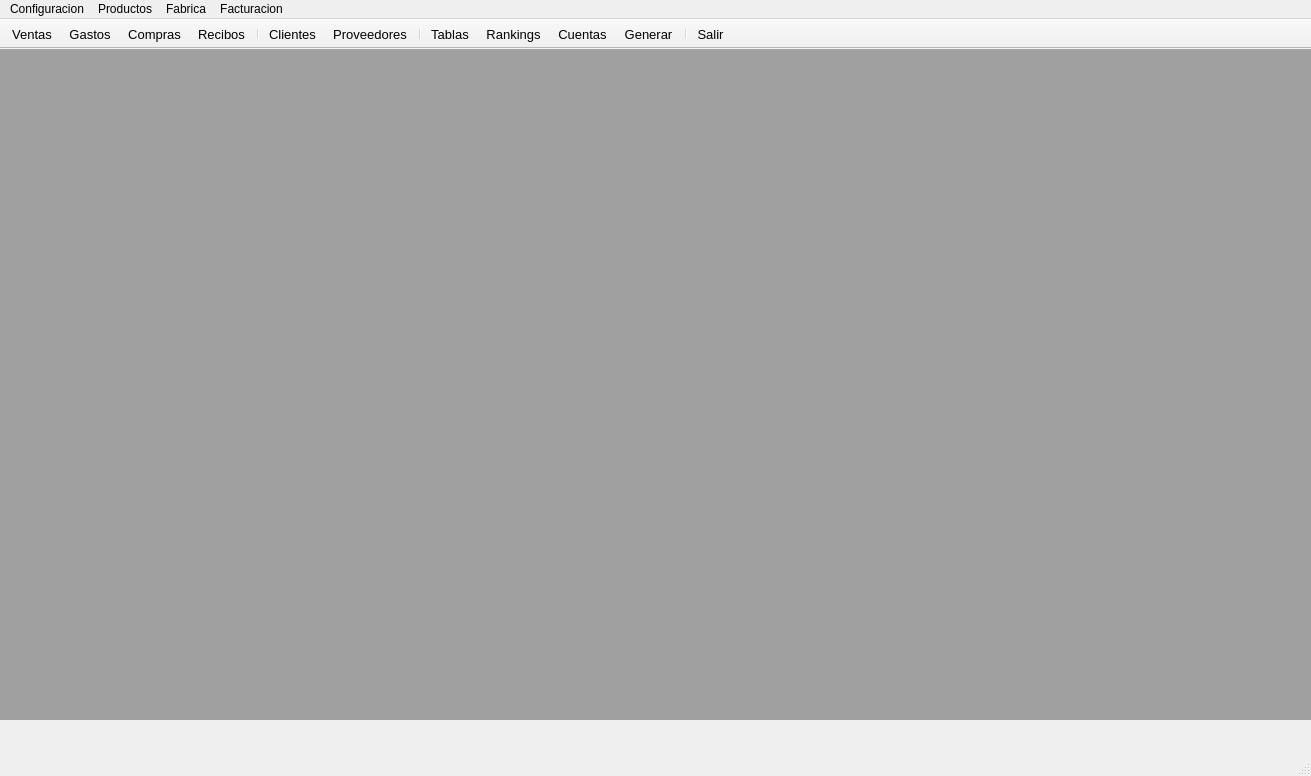
<?xml version="1.0" encoding="UTF-8"?>
<ui version="4.0">
 <class>VentanaPrincipal</class>
 <widget class="QMainWindow" name="VentanaPrincipal">
  <property name="geometry">
   <rect>
    <x>0</x>
    <y>0</y>
    <width>1311</width>
    <height>776</height>
   </rect>
  </property>
  <property name="minimumSize">
   <size>
    <width>1311</width>
    <height>776</height>
   </size>
  </property>
  <property name="maximumSize">
   <size>
    <width>1311</width>
    <height>776</height>
   </size>
  </property>
  <property name="font">
   <font>
    <family>Arial</family>
    <pointsize>9</pointsize>
    <weight>50</weight>
    <bold>false</bold>
   </font>
  </property>
  <property name="windowTitle">
   <string>La Primera S.A.</string>
  </property>
  <property name="windowIcon">
   <iconset>
    <normaloff>Iconos/Icon.ico</normaloff>Iconos/Icon.ico</iconset>
  </property>
  <property name="styleSheet">
   <string notr="true"/>
  </property>
  <widget class="QWidget" name="centralwidget">
   <widget class="QMdiArea" name="MDI">
    <property name="geometry">
     <rect>
      <x>0</x>
      <y>0</y>
      <width>1320</width>
      <height>671</height>
     </rect>
    </property>
    <property name="minimumSize">
     <size>
      <width>1320</width>
      <height>671</height>
     </size>
    </property>
    <property name="maximumSize">
     <size>
      <width>1320</width>
      <height>671</height>
     </size>
    </property>
    <property name="styleSheet">
     <string notr="true"/>
    </property>
    <property name="background">
     <brush brushstyle="SolidPattern">
      <color alpha="255">
       <red>160</red>
       <green>160</green>
       <blue>160</blue>
      </color>
     </brush>
    </property>
   </widget>
  </widget>
  <widget class="QToolBar" name="toolBar">
   <property name="enabled">
    <bool>true</bool>
   </property>
   <property name="font">
    <font>
     <pointsize>10</pointsize>
    </font>
   </property>
   <property name="contextMenuPolicy">
    <enum>Qt::NoContextMenu</enum>
   </property>
   <property name="windowTitle">
    <string>toolBar</string>
   </property>
   <property name="movable">
    <bool>false</bool>
   </property>
   <property name="allowedAreas">
    <set>Qt::AllToolBarAreas</set>
   </property>
   <property name="orientation">
    <enum>Qt::Horizontal</enum>
   </property>
   <property name="iconSize">
    <size>
     <width>32</width>
     <height>29</height>
    </size>
   </property>
   <property name="toolButtonStyle">
    <enum>Qt::ToolButtonTextUnderIcon</enum>
   </property>
   <property name="floatable">
    <bool>true</bool>
   </property>
   <attribute name="toolBarArea">
    <enum>TopToolBarArea</enum>
   </attribute>
   <attribute name="toolBarBreak">
    <bool>false</bool>
   </attribute>
   <addaction name="Venta"/>
   <addaction name="Gastos"/>
   <addaction name="Compras"/>
   <addaction name="Recibos"/>
   <addaction name="separator"/>
   <addaction name="Clientes"/>
   <addaction name="Proveedores"/>
   <addaction name="separator"/>
   <addaction name="Tablas"/>
   <addaction name="Rankings"/>
   <addaction name="Cuentas"/>
   <addaction name="Generar"/>
   <addaction name="separator"/>
   <addaction name="Salir"/>
  </widget>
  <widget class="QMenuBar" name="menuBar">
   <property name="geometry">
    <rect>
     <x>0</x>
     <y>0</y>
     <width>1311</width>
     <height>26</height>
    </rect>
   </property>
   <property name="defaultUp">
    <bool>false</bool>
   </property>
   <widget class="QMenu" name="menuConfiguracion">
    <property name="title">
     <string>Configuracion</string>
    </property>
    <widget class="QMenu" name="menuGestion_de_tablas">
     <property name="geometry">
      <rect>
       <x>140</x>
       <y>128</y>
       <width>159</width>
       <height>150</height>
      </rect>
     </property>
     <property name="tearOffEnabled">
      <bool>false</bool>
     </property>
     <property name="title">
      <string>Gest. Tablas</string>
     </property>
     <addaction name="MZonas"/>
     <addaction name="MListas"/>
     <addaction name="MCuentas"/>
     <addaction name="MPtoVentas"/>
    </widget>
    <addaction name="menuGestion_de_tablas"/>
    <addaction name="MEmail"/>
    <addaction name="MConfig"/>
   </widget>
   <widget class="QMenu" name="menuCamioneta">
    <property name="title">
     <string>Productos</string>
    </property>
    <addaction name="MProductos"/>
    <addaction name="MPrecios"/>
   </widget>
   <widget class="QMenu" name="menuFabrica">
    <property name="title">
     <string>Fabrica</string>
    </property>
    <addaction name="MPresupuestos"/>
   </widget>
   <widget class="QMenu" name="menuFacturacion">
    <property name="enabled">
     <bool>true</bool>
    </property>
    <property name="title">
     <string>Facturacion</string>
    </property>
    <addaction name="actionFacturador"/>
    <addaction name="actionNotaC"/>
    <addaction name="actionObFact"/>
   </widget>
   <addaction name="menuConfiguracion"/>
   <addaction name="menuCamioneta"/>
   <addaction name="menuFabrica"/>
   <addaction name="menuFacturacion"/>
  </widget>
  <widget class="QStatusBar" name="statusBar"/>
  <action name="Venta">
   <property name="enabled">
    <bool>true</bool>
   </property>
   <property name="icon">
    <iconset>
     <normaloff>Iconos/Venta.png</normaloff>Iconos/Venta.png</iconset>
   </property>
   <property name="text">
    <string>Ventas</string>
   </property>
  </action>
  <action name="Gastos">
   <property name="enabled">
    <bool>true</bool>
   </property>
   <property name="icon">
    <iconset>
     <normaloff>Iconos/Gastos.png</normaloff>Iconos/Gastos.png</iconset>
   </property>
   <property name="text">
    <string>Gastos</string>
   </property>
  </action>
  <action name="Clientes">
   <property name="enabled">
    <bool>true</bool>
   </property>
   <property name="icon">
    <iconset>
     <normaloff>Iconos/Clientes.png</normaloff>Iconos/Clientes.png</iconset>
   </property>
   <property name="text">
    <string>Clientes</string>
   </property>
  </action>
  <action name="Proveedores">
   <property name="enabled">
    <bool>true</bool>
   </property>
   <property name="icon">
    <iconset>
     <normaloff>Iconos/Proveedor.png</normaloff>Iconos/Proveedor.png</iconset>
   </property>
   <property name="text">
    <string>Proveedores</string>
   </property>
  </action>
  <action name="Tablas">
   <property name="icon">
    <iconset>
     <normaloff>Iconos/Tablas.png</normaloff>Iconos/Tablas.png</iconset>
   </property>
   <property name="text">
    <string>Tablas</string>
   </property>
  </action>
  <action name="Compras">
   <property name="icon">
    <iconset>
     <normaloff>Iconos/Compras.png</normaloff>Iconos/Compras.png</iconset>
   </property>
   <property name="text">
    <string>Compras</string>
   </property>
  </action>
  <action name="Rankings">
   <property name="icon">
    <iconset>
     <normaloff>Iconos/progreso.png</normaloff>Iconos/progreso.png</iconset>
   </property>
   <property name="text">
    <string>Rankings</string>
   </property>
  </action>
  <action name="Salir">
   <property name="icon">
    <iconset>
     <normaloff>Iconos/Salir.png</normaloff>Iconos/Salir.png</iconset>
   </property>
   <property name="text">
    <string>Salir</string>
   </property>
  </action>
  <action name="MZonas">
   <property name="text">
    <string>Zonas</string>
   </property>
  </action>
  <action name="MListas">
   <property name="text">
    <string>Listas</string>
   </property>
  </action>
  <action name="MCuentas">
   <property name="text">
    <string>Cuentas</string>
   </property>
  </action>
  <action name="MProductos">
   <property name="text">
    <string>Productos</string>
   </property>
  </action>
  <action name="MPrecios">
   <property name="text">
    <string>Precios</string>
   </property>
  </action>
  <action name="MEmail">
   <property name="text">
    <string>Email</string>
   </property>
  </action>
  <action name="MResumC">
   <property name="text">
    <string>Resumen de Cuentas</string>
   </property>
  </action>
  <action name="MPresupuestos">
   <property name="text">
    <string>Presupuestos</string>
   </property>
  </action>
  <action name="MConfig">
   <property name="text">
    <string>Configuracion</string>
   </property>
  </action>
  <action name="Cuentas">
   <property name="icon">
    <iconset>
     <normaloff>Iconos/Cuentas.png</normaloff>Iconos/Cuentas.png</iconset>
   </property>
   <property name="text">
    <string>Cuentas</string>
   </property>
  </action>
  <action name="MPtoVentas">
   <property name="text">
    <string>Pto. Ventas</string>
   </property>
  </action>
  <action name="actionFacturacion">
   <property name="text">
    <string>Facturacion</string>
   </property>
  </action>
  <action name="actionFacturador">
   <property name="checkable">
    <bool>false</bool>
   </property>
   <property name="enabled">
    <bool>true</bool>
   </property>
   <property name="text">
    <string>Facturador</string>
   </property>
  </action>
  <action name="actionNotaC">
   <property name="text">
    <string>Nota de Credito</string>
   </property>
  </action>
  <action name="Generar">
   <property name="text">
    <string>Generar</string>
   </property>
  </action>
  <action name="Recibos">
   <property name="text">
    <string>Recibos</string>
   </property>
  </action>
  <action name="actionObFact">
   <property name="text">
    <string>Obtener Factura</string>
   </property>
  </action>
 </widget>
 <resources/>
 <connections>
  <connection>
   <sender>Clientes</sender>
   <signal>triggered()</signal>
   <receiver>VentanaPrincipal</receiver>
   <slot>showClientes()</slot>
   <hints>
    <hint type="sourcelabel">
     <x>-1</x>
     <y>-1</y>
    </hint>
    <hint type="destinationlabel">
     <x>655</x>
     <y>336</y>
    </hint>
   </hints>
  </connection>
  <connection>
   <sender>Venta</sender>
   <signal>triggered()</signal>
   <receiver>VentanaPrincipal</receiver>
   <slot>showVentas()</slot>
   <hints>
    <hint type="sourcelabel">
     <x>-1</x>
     <y>-1</y>
    </hint>
    <hint type="destinationlabel">
     <x>655</x>
     <y>336</y>
    </hint>
   </hints>
  </connection>
  <connection>
   <sender>Salir</sender>
   <signal>triggered()</signal>
   <receiver>VentanaPrincipal</receiver>
   <slot>showSalir()</slot>
   <hints>
    <hint type="sourcelabel">
     <x>-1</x>
     <y>-1</y>
    </hint>
    <hint type="destinationlabel">
     <x>655</x>
     <y>336</y>
    </hint>
   </hints>
  </connection>
  <connection>
   <sender>MPrecios</sender>
   <signal>triggered()</signal>
   <receiver>VentanaPrincipal</receiver>
   <slot>showPrecios()</slot>
   <hints>
    <hint type="sourcelabel">
     <x>-1</x>
     <y>-1</y>
    </hint>
    <hint type="destinationlabel">
     <x>655</x>
     <y>336</y>
    </hint>
   </hints>
  </connection>
 </connections>
 <slots>
  <slot>showClientes()</slot>
  <slot>showVentas()</slot>
  <slot>showZonas()</slot>
  <slot>showGastos()</slot>
  <slot>showProve()</slot>
  <slot>showCuentasBU()</slot>
  <slot>showCuentasG()</slot>
  <slot>showTablas()</slot>
  <slot>showBDA()</slot>
  <slot>showCompras()</slot>
  <slot>showRankings()</slot>
  <slot>showSalir()</slot>
  <slot>showProductos()</slot>
  <slot>showListas()</slot>
  <slot>showPrecios()</slot>
  <slot>showResC()</slot>
  <slot>showEmail()</slot>
  <slot>showFabTab()</slot>
  <slot>showPass()</slot>
  <slot>showSeteo()</slot>
  <slot>showPtoVenta()</slot>
  <slot>showFacturacion()</slot>
  <slot>showNotaC()</slot>
  <slot>showGenerar()</slot>
  <slot>showRecibos()</slot>
  <slot>showObtFact()</slot>
 </slots>
</ui>
